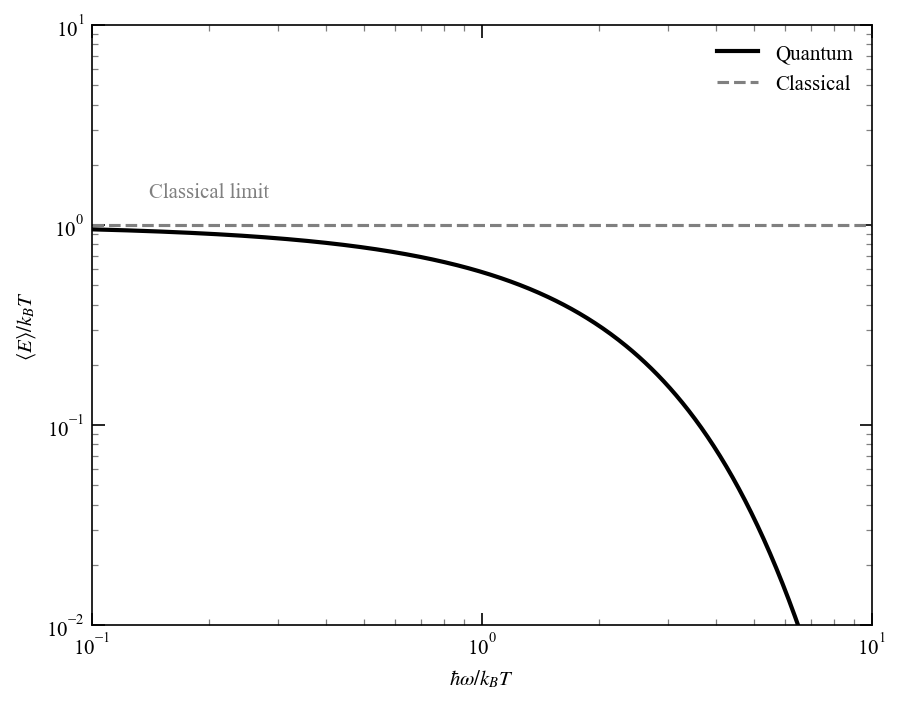
#> input picture docs/assets/generated/average_energy.png, 900 x 704 px; the run also reads 3 pictures not shown here
$ python generate_assets.py
#> lines starting #> are read from the running program, lines starting #| are printed output that depends on the picture
### quantum_theory_hall/utils/assets.py
"""Asset generation registry and utilities.

This module provides:

1. A decorator to register plot functions as documentation assets
2. A utility to save figures only when their content actually changes

Example usage:

    from quantum_theory_hall.utils.assets import register_asset

    @register_asset("chapter02/my_plot.png")
    def plot_my_figure(path: Path | None = None) -> None:
        ...
"""

from collections.abc import Callable
import io
from pathlib import Path
from typing import Any, Protocol, TypeVar

from matplotlib import pyplot as plt
from matplotlib.figure import Figure
import numpy as np


class PlotFunc(Protocol):
    """Protocol for plot functions that take an optional path keyword argument."""

    def __call__(self, *, path: Path | None = None) -> None:
        """Generate a plot, optionally saving to path."""


F = TypeVar("F", bound=PlotFunc)

# Global registry: output_name -> (function, module_name)
_registry: dict[str, tuple[PlotFunc, str]] = {}


def register_asset(output_name: str) -> Callable[[F], F]:
    """Define decorator to register a plot function as a documentation asset.

    Parameters
    ----------
    output_name : str
        Output filename relative to assets/generated/ directory.
        Example: "nbody_1d_force.png"

    Returns
    -------
    Callable
        Decorator that registers the function and returns it unchanged.

    Example
    -------
    >>> @register_asset("my_plot.png")
    ... def plot_something(path: Path | None = None) -> None:
    ...     fig, ax = plt.subplots()
    ...     ax.plot([1, 2, 3])
    ...     if path:
    ...         fig.savefig(path)
    ...     else:
    ...         plt.show()
    """

    def decorator(func: F) -> F:
        _registry[output_name] = (func, func.__module__)
        return func

    return decorator


def get_registered_assets() -> dict[str, tuple[PlotFunc, str]]:
    """Get all registered asset functions.

    Returns
    -------
    dict
        Mapping from output filename to (function, module_name) tuple.
    """
    return _registry.copy()


def figures_are_equal(path: Path, fig: Figure, **savefig_kwargs: Any) -> bool:
    """Check if a figure matches an existing file's pixel content.

    Parameters
    ----------
    path : Path
        Path to the existing image file.
    fig : Figure
        Matplotlib figure to compare.
    **savefig_kwargs
        Arguments passed to fig.savefig().

    Returns
    -------
    bool
        True if the figures have identical pixel content.
    """
    if not path.exists():
        return False

    # Render new figure to buffer
    buf = io.BytesIO()
    fig.savefig(buf, format="png", **savefig_kwargs)
    buf.seek(0)

    # Read both images as arrays
    new_img = plt.imread(buf)
    existing_img = plt.imread(path)

    # Compare pixel data
    if new_img.shape != existing_img.shape:
        return False

    return np.array_equal(new_img, existing_img)


def save_figure_if_changed(
    fig: Figure,
    path: Path,
    **savefig_kwargs: Any,
) -> bool:
    """Save a figure only if its pixel content differs from the existing file.

    This prevents unnecessary file changes that would bloat git history
    when the visual content hasn't actually changed.

    Parameters
    ----------
    fig : Figure
        Matplotlib figure to save.
    path : Path
        Output path for the figure.
    **savefig_kwargs
        Arguments passed to fig.savefig() (e.g., dpi, bbox_inches).

    Returns
    -------
    bool
        True if the file was written, False if skipped (unchanged).
    """
    if figures_are_equal(path, fig, **savefig_kwargs):
        return False

    path.parent.mkdir(parents=True, exist_ok=True)
    fig.savefig(path, **savefig_kwargs)
    return True

### quantum_theory_hall/chapter01/planck_distribution.py
"""Problem 1.2: Planck distribution and average energy of a quantum oscillator."""

from pathlib import Path

from matplotlib import pyplot as plt
from matplotlib.axes import Axes
from matplotlib.figure import Figure
import numpy as np
import numpy.typing as npt

from quantum_theory_hall.utils.assets import register_asset, save_figure_if_changed


# [24 lines left out: function average_energy, not called in this run]


@register_asset("average_energy.png")
def plot_average_energy(*, path: Path | None = None) -> None:
    """
    Plot average energy vs frequency for different temperatures.

    Parameters
    ----------
    path : Path | None, optional
        Path to save the figure, by default None. If None, the plot is shown instead.
    """
    fig: Figure
    axs: Axes
    fig, axs = plt.subplots(
        1,
        1,
        figsize=(6.5, 5),
        sharex=True,
    )

    fig.subplots_adjust(
        left=0.12,
        right=0.92,
        bottom=0.12,
        top=0.92,
        wspace=0.05,
        hspace=0.05,
    )

    axs.set_xlabel(r"$\hbar\omega / k_B T$")
    axs.set_ylabel(r"$\langle E \rangle / k_B T$")
    axs.set_xscale("log")
    axs.set_yscale("log")
    axs.set_xlim(0.1, 10)
    axs.set_ylim(0.01, 10)

    # configure ticks
    axs.tick_params(which="minor", length=3, color="gray", direction="in")
    axs.tick_params(which="major", length=6, direction="in")
    axs.tick_params(top=True, right=True, which="both")

    # Dimensionless variable: x = beta * hbar * omega = hbar*omega / kT
    x = np.logspace(-1, 1, 500)

    # Quantum result: <E>/(kT) = x / (e^x - 1)
    y_quantum = x / (np.exp(x) - 1)
    axs.plot(x, y_quantum, "-k", lw=2, label="Quantum")

    # Classical limit: <E>/(kT) = 1 (equipartition)
    axs.axhline(y=1, color="gray", ls="--", lw=1.5, label="Classical")

    # Add annotations
    axs.text(0.2, 1.3, "Classical limit", ha="center", va="bottom", fontsize=10, color="gray")

    axs.legend(loc="upper right", frameon=False)

    if path:
        save_figure_if_changed(
            fig,
            path,
            dpi=150,
            bbox_inches="tight",
            facecolor="white",
            edgecolor="none",
        )
        plt.close(fig)
    else:
        plt.show()

### quantum_theory_hall/chapter02/pendulum.py
"""Pendulum sketch for classical mechanics illustrations."""

from pathlib import Path

from matplotlib import pyplot as plt
from matplotlib.axes import Axes
from matplotlib.figure import Figure
from matplotlib.patches import Arc, Circle, Wedge
import numpy as np

from quantum_theory_hall.utils.assets import register_asset, save_figure_if_changed


@register_asset("pendulum.png")
def plot_pendulum(*, path: Path | None = None) -> None:
    """
    Plot a pendulum sketch showing angles delta and theta_0.

    Shows:
    - A circle indicating the pendulum's path
    - Angle delta measured from vertical (y+)
    - Angle theta_0 measured from vertical (y-)
    - The region between delta and theta_0 filled with light blue

    Parameters
    ----------
    path : Path | None, optional
        Path to save the figure, by default None. If None, the plot is shown instead.
    """
    fig: Figure
    ax: Axes
    fig, ax = plt.subplots(1, 1, figsize=(4, 4))

    # Pendulum parameters
    L = 1.0  # Length of pendulum
    pivot = (0, 0)  # Pivot point at origin

    # Angles (in degrees for matplotlib)
    delta_deg = 30
    theta_0_deg = 45

    # Draw the circular path of the pendulum
    circle = Circle(pivot, L, fill=False, color="black", linestyle="-", linewidth=1.5)
    ax.add_patch(circle)

    # Draw the vertical reference lines
    # y+ (upward)
    ax.plot([0, 0], [0, L * 1.15], "k--", lw=1)
    # y- (downward)
    ax.plot([0, 0], [0, -L * 1.15], "k--", lw=1)

    # Fill the region between delta and theta_0
    angle_delta_std = 90 - delta_deg
    angle_theta0_std = -90 + theta_0_deg

    # Create a wedge to fill the region
    wedge = Wedge(
        pivot,
        L,
        angle_theta0_std,
        angle_delta_std,
        facecolor="lightblue",
        edgecolor="none",
        alpha=0.5,
    )
    ax.add_patch(wedge)

    # Draw the pendulum positions
    x_delta = L * np.sin(np.radians(delta_deg))
    y_delta = L * np.cos(np.radians(delta_deg))
    ax.plot([0, x_delta], [0, y_delta], "k-", lw=2)
    ax.plot(x_delta, y_delta, "ko", markersize=10)

    # Position at theta_0 (from y-)
    x_theta0 = L * np.sin(np.radians(theta_0_deg))
    y_theta0 = -L * np.cos(np.radians(theta_0_deg))
    ax.plot([0, x_theta0], [0, y_theta0], "k-", lw=2)
    ax.plot(x_theta0, y_theta0, "ko", markersize=10)

    # Draw angle arcs with arrows
    arc_r_delta = 0.4
    arc_delta = Arc(
        pivot,
        arc_r_delta,
        arc_r_delta,
        angle=0,
        theta1=90 - delta_deg,
        theta2=90,
        color="black",
        lw=1.5,
    )
    ax.add_patch(arc_delta)

    # Arrow at end of delta arc (pointing clockwise, toward smaller angle)
    delta_end_angle = np.radians(90 - delta_deg)
    arrow_delta_x = (arc_r_delta / 2) * np.cos(delta_end_angle)
    arrow_delta_y = (arc_r_delta / 2) * np.sin(delta_end_angle)
    # Tangent direction (clockwise = negative angular direction)
    arrow_delta_dx = np.sin(delta_end_angle) * 0.06
    arrow_delta_dy = -np.cos(delta_end_angle) * 0.06
    ax.annotate(
        "",
        xy=(arrow_delta_x + arrow_delta_dx, arrow_delta_y + arrow_delta_dy),
        xytext=(arrow_delta_x, arrow_delta_y),
        arrowprops={"arrowstyle": "-|>", "color": "black", "lw": 1.5},
    )

    # Arc for theta_0 (from y-)
    arc_r_theta0 = 0.3
    arc_theta0 = Arc(
        pivot,
        arc_r_theta0,
        arc_r_theta0,
        angle=0,
        theta1=-90,
        theta2=-90 + theta_0_deg,
        color="black",
        lw=1.5,
    )
    ax.add_patch(arc_theta0)

    # Arrow at end of theta_0 arc (pointing counterclockwise, toward larger angle)
    theta0_end_angle = np.radians(-90 + theta_0_deg)
    arrow_theta0_x = (arc_r_theta0 / 2) * np.cos(theta0_end_angle)
    arrow_theta0_y = (arc_r_theta0 / 2) * np.sin(theta0_end_angle)
    # Tangent direction (counterclockwise = positive angular direction)
    arrow_theta0_dx = -np.sin(theta0_end_angle) * 0.06
    arrow_theta0_dy = np.cos(theta0_end_angle) * 0.06
    ax.annotate(
        "",
        xy=(arrow_theta0_x + arrow_theta0_dx, arrow_theta0_y + arrow_theta0_dy),
        xytext=(arrow_theta0_x, arrow_theta0_y),
        arrowprops={"arrowstyle": "-|>", "color": "black", "lw": 1.5},
    )

    # Arc for theta(0) = pi - delta (from y- to delta position)
    # This spans from -90 degrees to (90 - delta_deg) in standard coords
    arc_r_theta_init = 0.7
    arc_theta_init = Arc(
        pivot,
        arc_r_theta_init,
        arc_r_theta_init,
        angle=0,
        theta1=-90,
        theta2=90 - delta_deg,
        color="black",
        lw=1.5,
    )
    ax.add_patch(arc_theta_init)

    # Arrow at end of theta(0) arc
    theta_init_end_angle = np.radians(90 - delta_deg)
    arrow_theta_init_x = (arc_r_theta_init / 2) * np.cos(theta_init_end_angle)
    arrow_theta_init_y = (arc_r_theta_init / 2) * np.sin(theta_init_end_angle)
    arrow_theta_init_dx = -np.sin(theta_init_end_angle) * 0.06
    arrow_theta_init_dy = np.cos(theta_init_end_angle) * 0.06
    ax.annotate(
        "",
        xy=(arrow_theta_init_x + arrow_theta_init_dx, arrow_theta_init_y + arrow_theta_init_dy),
        xytext=(arrow_theta_init_x, arrow_theta_init_y),
        arrowprops={"arrowstyle": "-|>", "color": "black", "lw": 1.5},
    )

    # Labels
    # Delta label
    ax.text(
        0.15,
        0.35,
        r"$\delta$",
        ha="center",
        va="center",
    )

    # Theta_0 label
    ax.text(
        0.12,
        -0.22,
        r"$\theta_0$",
        ha="center",
        va="center",
    )

    # y label
    ax.text(
        0.08,
        L * 1.1,
        r"$y$",
        ha="left",
        va="center",
    )
    # theta(0) = pi - delta label (next to its arc)
    ax.text(
        0.35,
        0.05,
        r"$\theta(0) = \pi - \delta$",
        ha="left",
        va="center",
    )

    # Mark the pivot point
    ax.plot(0, 0, "ko", markersize=6)

    # Set equal aspect ratio and limits
    ax.set_aspect("equal")
    ax.set_xlim(-1.2, 1.2)
    ax.set_ylim(-1.2, 1.2)

    # Remove axes
    ax.axis("off")

    if path:
        save_figure_if_changed(
            fig,
            path,
            dpi=150,
            facecolor="white",
            edgecolor="none",
        )
        plt.close(fig)
    else:
        plt.show()

### quantum_theory_hall/chapter02/pendulum_time.py
"""Numerical integration of pendulum swing time."""

from pathlib import Path

from matplotlib import pyplot as plt
from matplotlib.axes import Axes
from matplotlib.figure import Figure
import numpy as np
from scipy import integrate

from quantum_theory_hall.utils.assets import register_asset, save_figure_if_changed


def omega_t(delta: float, theta_0: float) -> float:
    """
    Compute omega * t(delta) by numerical integration.

    The time for the pendulum to swing from theta(0) = pi - delta to theta_0 is:

    t(delta) = (1 / sqrt(2) * omega) * integral_{theta_0}^{pi - delta} dtheta / sqrt(cos(theta) + cos(delta))

    So omega * t(delta) = (1 / sqrt(2)) * integral_{theta_0}^{pi - delta} dtheta / sqrt(cos(theta) + cos(delta))

    Parameters
    ----------
    delta : float
        Initial angle from the upward vertical (in radians).
    theta_0 : float
        Final angle from the downward vertical (in radians).

    Returns
    -------
    float
        The dimensionless quantity omega * t(delta).
    """
    if delta <= 0:
        return np.inf

    def integrand(theta: float) -> float:
        val = np.cos(theta) + np.cos(delta)
        if val <= 0:  # pragma: no cover
            return np.inf
        return 1.0 / float(np.sqrt(val))

    lower = theta_0
    upper = np.pi - delta

    if upper <= lower:
        return 0.0

    result, _ = integrate.quad(integrand, lower, upper)
    return result / float(np.sqrt(2))


@register_asset("pendulum_time.png")
def plot_pendulum_time(*, path: Path | None = None) -> None:
    """
    Plot omega * t(delta) vs delta for different values of theta_0.

    Parameters
    ----------
    path : Path | None, optional
        Path to save the figure, by default None. If None, the plot is shown instead.
    """
    fig: Figure
    ax: Axes
    fig, ax = plt.subplots(1, 1, figsize=(6.5, 5))

    fig.subplots_adjust(
        left=0.12,
        right=0.92,
        bottom=0.12,
        top=0.92,
    )

    # Different values of theta_0
    theta_0_values = [np.pi / 6, np.pi / 4, np.pi / 3]
    labels = [r"$\theta_0 = \pi/6$", r"$\theta_0 = \pi/4$", r"$\theta_0 = \pi/3$"]
    colors = ["black", "blue", "red"]
    styles = ["-", "--", "-."]

    # Delta values: constrained to delta < pi/4, use log spacing for better resolution near 0
    delta_values = np.logspace(-3, np.log10(np.pi / 4 - 0.01), 200)

    for theta_0, label, color, style in zip(theta_0_values, labels, colors, styles):
        omega_t_values = [omega_t(d, theta_0) for d in delta_values]
        ax.plot(delta_values, omega_t_values, style, color=color, lw=2, label=label)

    # Reference line: ln(1/delta)
    ln_ref = np.log(1.0 / delta_values)
    ax.plot(delta_values, ln_ref, ":", color="gray", lw=1.5, label=r"$\ln(1/\delta)$")

    ax.set_xlabel(r"$\delta$")
    ax.set_ylabel(r"$\omega t(\delta)$")
    ax.set_xscale("log")
    ax.set_xlim(1e-3, np.pi / 4)
    ax.set_ylim(0, 10)

    # Configure ticks
    ax.tick_params(which="minor", length=3, color="gray", direction="in")
    ax.tick_params(which="major", length=6, direction="in")
    ax.tick_params(top=True, right=True, which="both")

    ax.legend(loc="upper right", frameon=False)

    if path:
        save_figure_if_changed(
            fig,
            path,
            dpi=150,
            bbox_inches="tight",
            facecolor="white",
            edgecolor="none",
        )
        plt.close(fig)
    else:
        plt.show()

### quantum_theory_hall/chapter02/potential_energy.py
"""Potential energy illustrations for classical mechanics concepts."""

from pathlib import Path

from matplotlib import pyplot as plt
from matplotlib.axes import Axes
from matplotlib.figure import Figure
import numpy as np

from quantum_theory_hall.utils.assets import register_asset, save_figure_if_changed


@register_asset("potential_energy.png")
def plot_potential_energy(*, path: Path | None = None) -> None:
    """
    Plot an arbitrary potential energy V(x) illustrating the classical turning points.

    Shows a potential well where V(x) < E0 for x in [x0, x1], demonstrating
    the classically allowed region for a particle with energy E0.

    Parameters
    ----------
    path : Path | None, optional
        Path to save the figure, by default None. If None, the plot is shown instead.
    """
    fig: Figure
    ax: Axes
    fig, ax = plt.subplots(1, 1, figsize=(6.5, 4.5))

    # Create an arbitrary potential with a well shape
    x = np.linspace(-1.5, 2.0, 500)

    # Arbitrary potential: combination of polynomial terms for an asymmetric well
    V = 0.3 * (x + 0.5) ** 4 - 1.2 * (x + 0.5) ** 2 + 0.10 * (x + 0.5) ** 3 + 1.0

    # Energy level E0 that intersects the potential at two points
    E0 = 1.10

    # Plot the potential
    ax.plot(x, V, "k-", lw=2)

    # Plot the energy level E0
    ax.axhline(y=E0, color="gray", ls="--", lw=1.5)

    # Mark x0 and x1 on the x-axis (inside the allowed region)
    ymin = -0.2
    x0 = -1.2
    x1 = 1.2
    ax.plot([x0, x0], [ymin, E0], color="gray", ls="--", lw=1)
    ax.plot([x1, x1], [ymin, E0], color="gray", ls="--", lw=1)

    # Labels
    ax.text(
        x0,
        ymin - 0.02,
        r"$x_0$",
        ha="center",
        va="top",
    )
    ax.text(
        x1,
        ymin - 0.02,
        r"$x_1$",
        ha="center",
        va="top",
    )
    ax.text(
        2.0,
        E0 + 0.05,
        r"$E_0$",
        ha="left",
        va="bottom",
    )
    ax.text(
        1.5,
        1.5,
        r"$V(x)$",
        ha="left",
        va="bottom",
    )

    # Axis labels
    ax.set_xlabel(
        r"$x$",
    )
    ax.set_ylabel(
        "Energy",
    )

    # Remove numbered ticks, keep axis lines
    ax.set_xticks([])
    ax.set_yticks([])

    # Set axis limits
    ax.set_xlim(-1.5, 2.0)
    ax.set_ylim(ymin, 1.6)

    # Remove top and right spines for cleaner look
    ax.spines["top"].set_visible(False)
    ax.spines["right"].set_visible(False)

    if path:
        save_figure_if_changed(
            fig,
            path,
            dpi=150,
            facecolor="white",
            edgecolor="none",
        )
        plt.close(fig)
    else:
        plt.show()

### scripts/generate_assets.py
#!/usr/bin/env python
# pylint: disable=unused-import
# flake8: noqa=F401
"""Generate documentation assets from solution plots.

This script discovers all registered plot functions and generates their
corresponding figure assets for the documentation.

Usage:
    uv run python scripts/generate_assets.py
"""

from pathlib import Path

# Import chapter modules to trigger decorator registration
import quantum_theory_hall.chapter01.planck_distribution
import quantum_theory_hall.chapter02.pendulum
import quantum_theory_hall.chapter02.pendulum_time
import quantum_theory_hall.chapter02.potential_energy
from quantum_theory_hall.utils.assets import get_registered_assets

ASSETS_DIR = Path(__file__).parent.parent / "docs" / "assets" / "generated"


def main() -> None:
    """Generate all documentation assets."""
    ASSETS_DIR.mkdir(parents=True, exist_ok=True)
    print(f"Assets directory: {ASSETS_DIR}")

    assets = get_registered_assets()
    print(f"Found {len(assets)} registered assets\n")

    written = 0
    skipped = 0

    for output_name, (plot_func, _) in sorted(assets.items()):
        output_path = ASSETS_DIR / output_name

        # Check if file exists and get mtime before generation
        existed = output_path.exists()
        mtime_before = output_path.stat().st_mtime if existed else None

        plot_func(path=output_path)

        # Check if file was actually written
        if not existed or output_path.stat().st_mtime != mtime_before:
            print(f"  [WRITE] {output_name}")
            written += 1
        else:
            print(f"  [SKIP]  {output_name} (unchanged)")
            skipped += 1
#> this loop made 4 passes
#> pass 1, in figures_are_equal, `fig.savefig(buf, format="png", **savefig_kwargs)`:
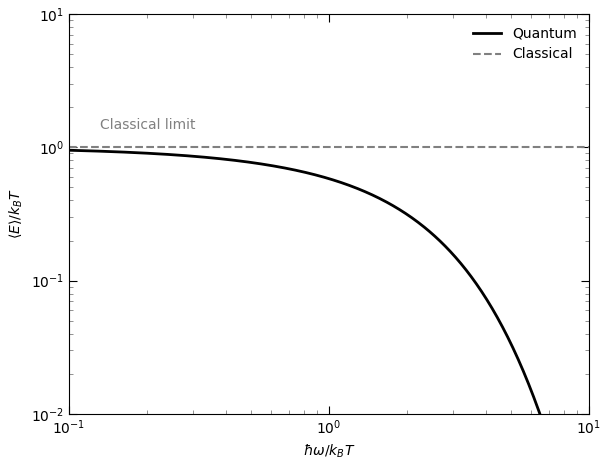
#> figure drawn by matplotlib, 1 panel; curve peaks at x = 0.1, y = 0.951
#> pass 1, in figures_are_equal, `new_img = plt.imread(buf)`:
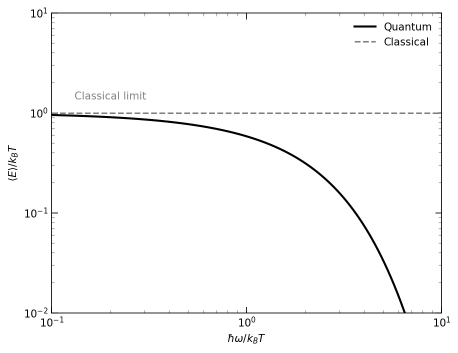
#> new_img: shape (705, 916, 4) float32 (shown at 1/2 size); mean R, G, B, A 0.98, 0.98, 0.98, 1
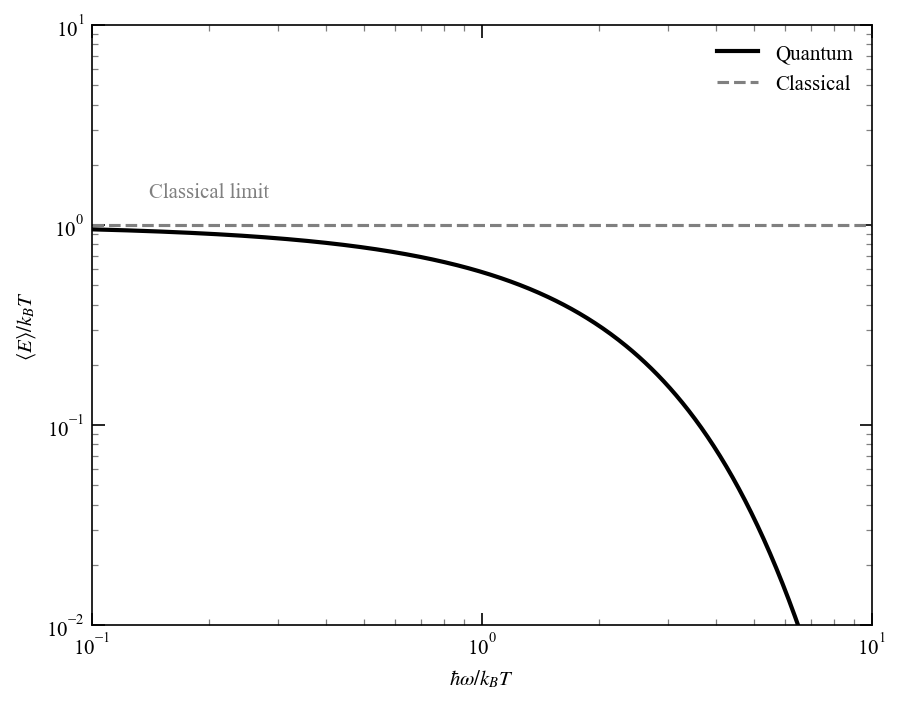
#> input picture docs/assets/generated/average_energy.png, 900 x 704 px
#> pass 2, in figures_are_equal (call 2), `fig.savefig(buf, format="png", **savefig_kwargs)`:
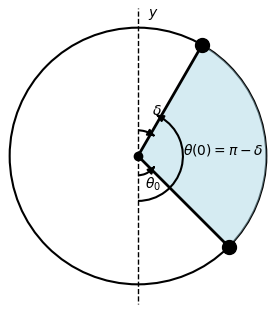
#> figure drawn by matplotlib, 1 panel
#> (the rest of the program and of its run is left out)
